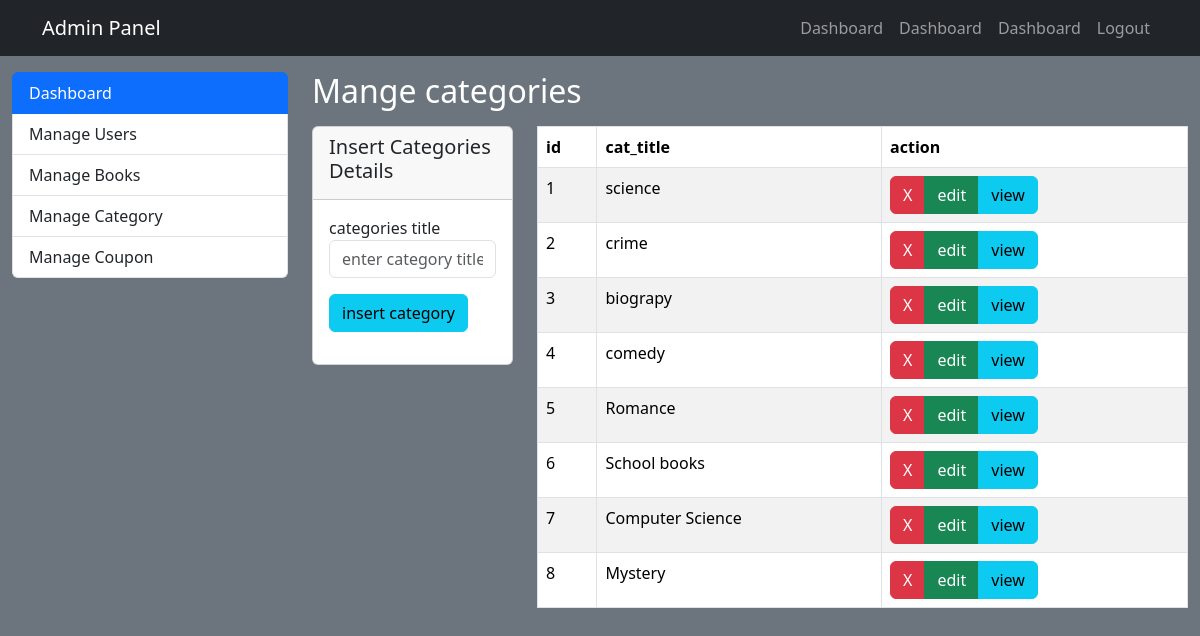
/admin/manage_categories.php (signed in), run on the app's committed database.
### tables this page shows
CREATE TABLE `categories` (
  `cat_id` int(11) NOT NULL,
  `cat_title` varchar(200) NOT NULL
);

### admin/manage_categories.php (the view, shortened to what this page needs)
<?php include_once "../connect.php";
?>
<!DOCTYPE html>
<html lang="en">
<head>
    <link href="https://cdn.jsdelivr.net/npm/bootstrap@5.3.2/dist/css/bootstrap.min.css" rel="stylesheet">
</head>
<body class="bg-secondary">
  <?php include_once "./admin_header.php"; ?>
  <div class="container-fluid">
    <div class="row">
        <div class="col-3">
           <?php include_once "sidebar.php";?>
        </div>
        <div class="col-9">
            <div class="row">
                <div class="col-12 mb-2">
                    <h2 class="text-white">Mange categories</h2>
                </div>
            </div>
            <div class="row">
                <div class="col-3">
                    <div class="card">
                        <div class="card-header">
                            <h5>Insert Categories Details</h5>
                        </div>
                        <div class="card-body">
                            <form action="" method="post">
                                <div class="mb-3">
                                    <label for="cat_title">categories title</label>
                                    <input type="text" placeholder="enter category title" id="cat-title" name="cat_title" class="form-control">
                                </div>
                                <div class="mb-3">
                                    <input type="submit"  name="create_category" value="insert category" class="btn btn-info">
                                </div>
                            </form>
                        </div>
                    </div>
                </div>
                <div class="col-9">
                    <table class=" table table-bordered bg-light table-hover table-striped">
                        <thead>
                            <tr>
                                <th>id</th>
                                <th>cat_title</th>
                                <th>action</th>
                            </tr>
                        </thead>
                        <?php $callingCategories = mysqli_query($connect,"select * from categories");
                        while($data = mysqli_fetch_array($callingCategories)):
                            ?>
                        <tr>
                            <td><?= $data['cat_id'];?></td>
                            <td><?= $data['cat_title'];?></td>
                                <td><div class="btn-group">
                                    <a href="" class="btn btn-danger">X</a>
                                    <a href="" class="btn btn-success">edit</a>
                                    <a href="" class="btn btn-info">view</a>
                                </div>
                            </td>
                        </tr>
                        <?php endwhile;?>
                    </table>
                </div>
            </div>
        </div>
    </div>
  </div>
</body>
</html>

### admin/admin_header.php (shortened to what this page needs)
<!DOCTYPE html>
<html lang="en">
<head>
    <link href="https://cdn.jsdelivr.net/npm/bootstrap@5.3.2/dist/css/bootstrap.min.css" rel="stylesheet">
</head>
<body>
<div class="navbar navbar-expand-lg navbar-dark bg-dark mb-3">
    <div class="container">
        <a href="#.php" class="navbar-brand">Admin Panel</a>
        <div class="collapse navbar-collapse" id="navbarNav">
            <ul class="navbar-nav ms-auto">
                <li class="nav-item active">
                    <a href="index.php" class="nav-link">Dashboard</a>
                </li>
                <li class="nav-item active">
                    <a href="index.php" class="nav-link">Dashboard</a>
                </li>
                <li class="nav-item active">
                    <a href="index.php" class="nav-link">Dashboard</a>
                </li>
                <li class="nav-item active">
                    <a href="index.php" class="nav-link">Logout</a>
                </li>
            </ul>
        </div>
    </div>
</div>
</body>
</html>

### admin/sidebar.php
<div class="list-group">
    <a href="index.php" class="list-group-item list-group-item-action active">Dashboard</a>
    <a href="manage_user.php" class="list-group-item list-group-item-action">Manage Users</a>
    <a href="manage_book.php" class="list-group-item list-group-item-action">Manage Books</a>
    <a href="manage_categories.php" class="list-group-item list-group-item-action">Manage Category</a>
    <a href="manage_coupon.php" class="list-group-item list-group-item-action">Manage Coupon</a>
</div>

### data on the page
categories: cat_id "1", cat_title "science"
categories: cat_id "2", cat_title "crime"
categories: cat_id "3", cat_title "biograpy"
categories: cat_id "4", cat_title "comedy"
categories: cat_id "5", cat_title "Romance"
categories: cat_id "6", cat_title "School books"
categories: cat_id "7", cat_title "Computer Science"
categories: cat_id "8", cat_title "Mystery"
